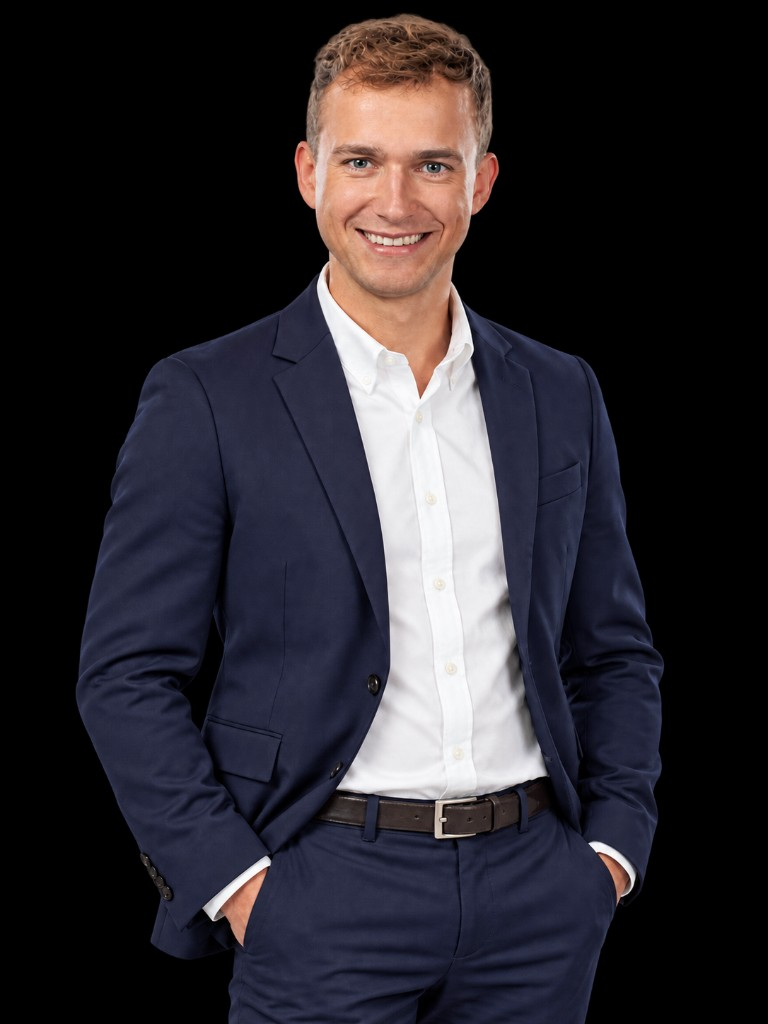
#> input picture assets/oberholz/rotor-src/01.jpg, 768 x 1024 px, found by its file name
$ python prepare_team_rotor.py
#> lines starting #> are read from the running program, lines starting #| are printed output that depends on the picture
"""Cut only pure black studio backdrop. Keep the already-cleaned portraits intact."""

from __future__ import annotations

import os
from collections import deque

from PIL import Image

SRC_DIR = os.path.join(
    r"C:\Users\lsper\OneDrive - Dominik Scherwinsky\Desktop\httpsoberholz-immobilien website",
    "assets",
    "oberholz",
    "rotor-src",
)
OUT_DIR = os.path.join(
    r"C:\Users\lsper\OneDrive - Dominik Scherwinsky\Desktop\httpsoberholz-immobilien website",
    "public",
    "media",
    "oberholz-team",
)

# Attachment order: Oberholz, Penn, Kopp, Röger, Lesch → map to rotor slots.
SOURCES = (
    ("01.jpg", "michael-oberholz"),
    ("05.jpg", "felix-lesch"),
    ("02.jpg", "michael-penn"),
    ("03.jpg", "pascal-kopp"),
    ("04.jpg", "lubka-roeger"),
)


def knock_out(im: Image.Image) -> Image.Image:
    rgba = im.convert("RGBA")
    pixels = rgba.load()
    width, height = rgba.size
    seen = bytearray(width * height)
    queue: deque[tuple[int, int]] = deque()

    def push(x: int, y: int) -> None:
        idx = y * width + x
        if seen[idx]:
            return
        r, g, b, _a = pixels[x, y]
        if max(r, g, b) > 3:
            return
        seen[idx] = 1
        queue.append((x, y))

    for x in range(width):
        push(x, 0)
        push(x, height - 1)
    for y in range(height):
        push(0, y)
        push(width - 1, y)

    while queue:
        x, y = queue.popleft()
        pixels[x, y] = (0, 0, 0, 0)
        for nx, ny in ((x - 1, y), (x + 1, y), (x, y - 1), (x, y + 1)):
            if 0 <= nx < width and 0 <= ny < height:
                push(nx, ny)
    return rgba


def main() -> None:
    os.makedirs(OUT_DIR, exist_ok=True)
    for filename, slug in SOURCES:
        image = Image.open(os.path.join(SRC_DIR, filename))
#> image is the input picture: PIL image 768x1024 RGB; mean R, G, B 42.9, 39.9, 45.6
        cut = knock_out(image)
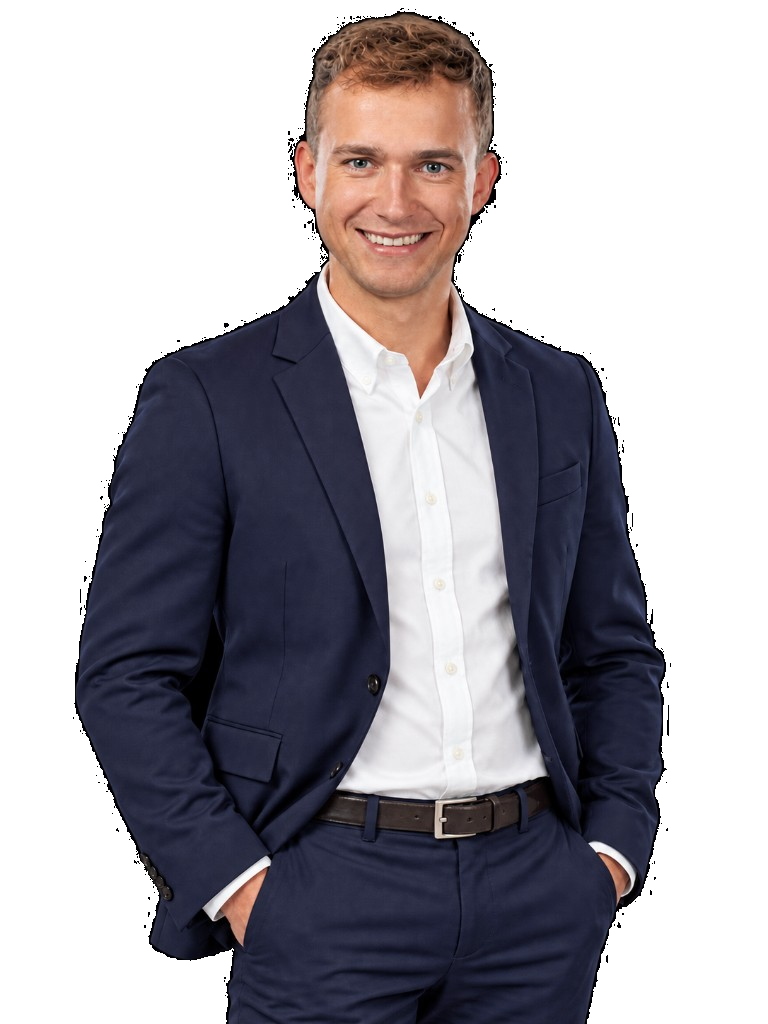
#> cut: PIL image 768x1024 RGBA; mean R, G, B, A 42.9, 39.8, 45.6, 131.3; transparent parts drawn white
        if cut.width != 768:
            target_h = round(cut.height * 768 / cut.width)
            cut = cut.resize((768, target_h), Image.Resampling.LANCZOS)
        out = os.path.join(OUT_DIR, f"{slug}.png")
        cut.save(out, "PNG", optimize=True)
        print(slug, cut.size, os.path.getsize(out))
#| michael-oberholz (768, 1024) 435057
#> pass 2 of the loop in main, `for filename, slug in SOURCES:`:
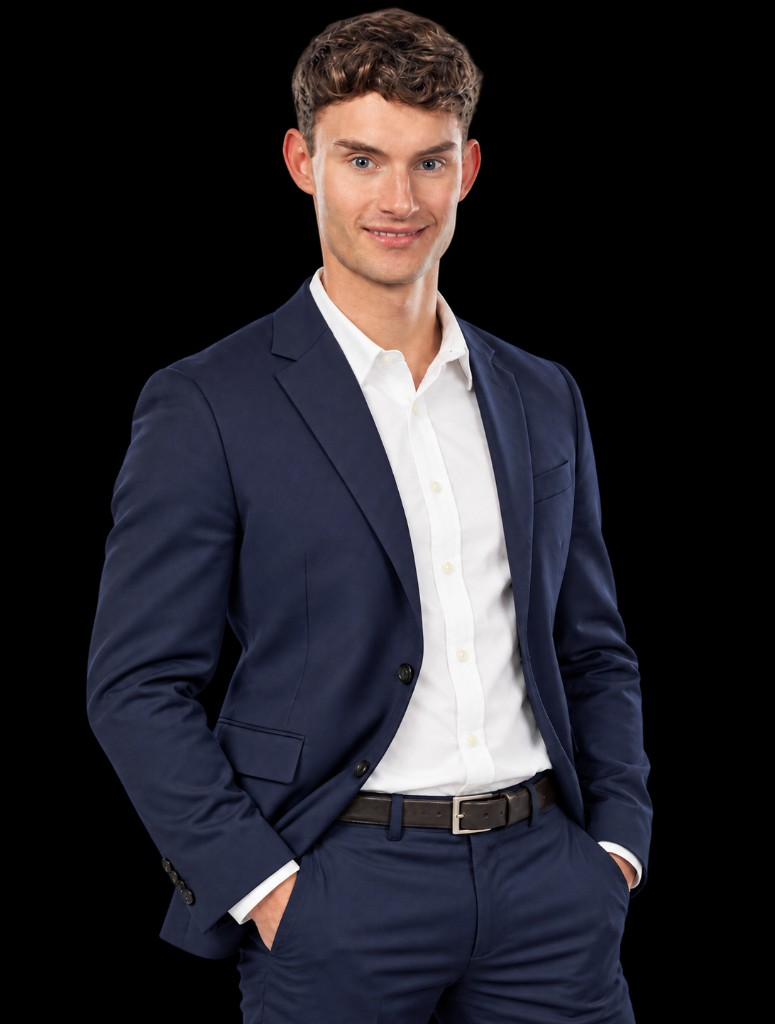
#> input picture assets/oberholz/rotor-src/05.jpg, 775 x 1024 px, found by its file name
#> in main, image is the input picture: PIL image 775x1024 RGB; mean R, G, B 38.6, 36.6, 42.5
#> rgba: PIL image 775x1024 RGBA
#> in main, `cut = knock_out(image)`:
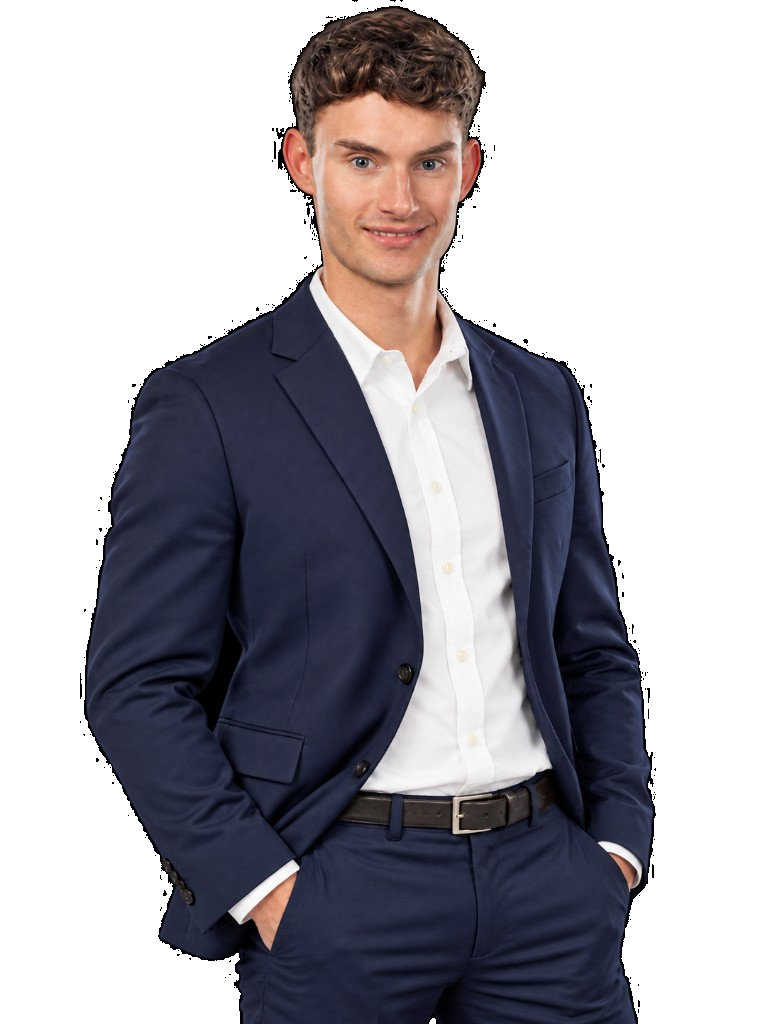
#> cut: PIL image 775x1024 RGBA; mean R, G, B, A 38.6, 36.6, 42.5, 125.2; transparent parts drawn white
#| felix-lesch (768, 1015) 490629
#> pass 3 of the loop in main, `for filename, slug in SOURCES:`:
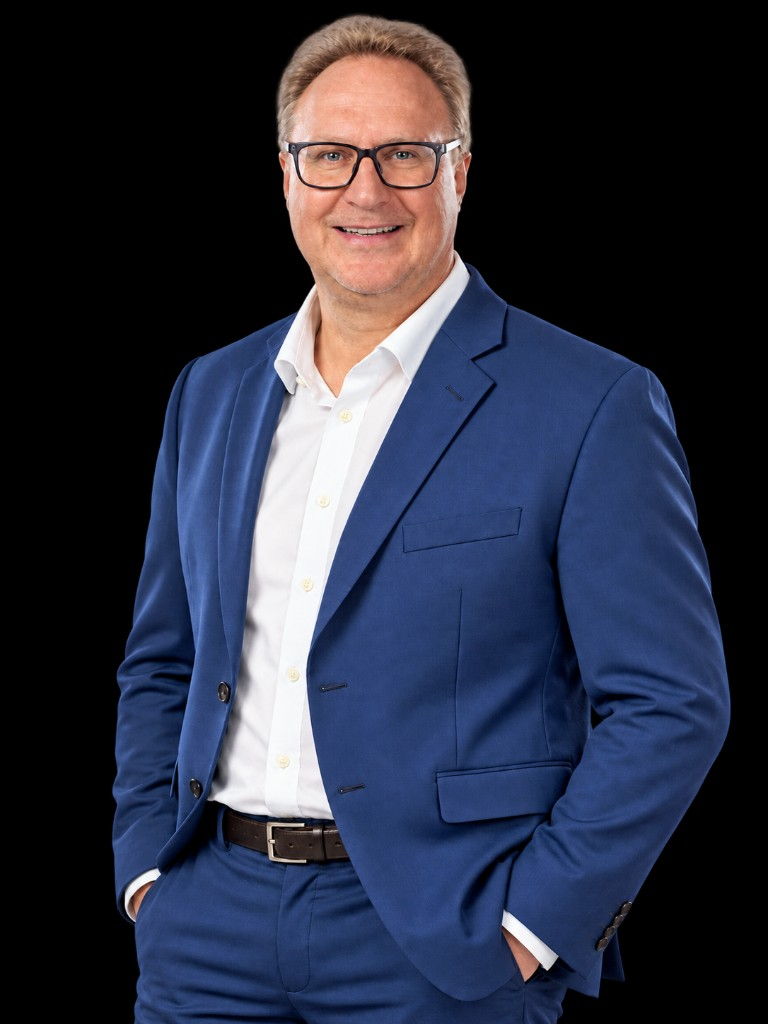
#> input picture assets/oberholz/rotor-src/02.jpg, 768 x 1024 px, found by its file name
#> in main, image is the input picture: PIL image 768x1024 RGB; mean R, G, B 43.3, 47.5, 64.8
#> rgba: PIL image 768x1024 RGBA
#> in main, `cut = knock_out(image)`:
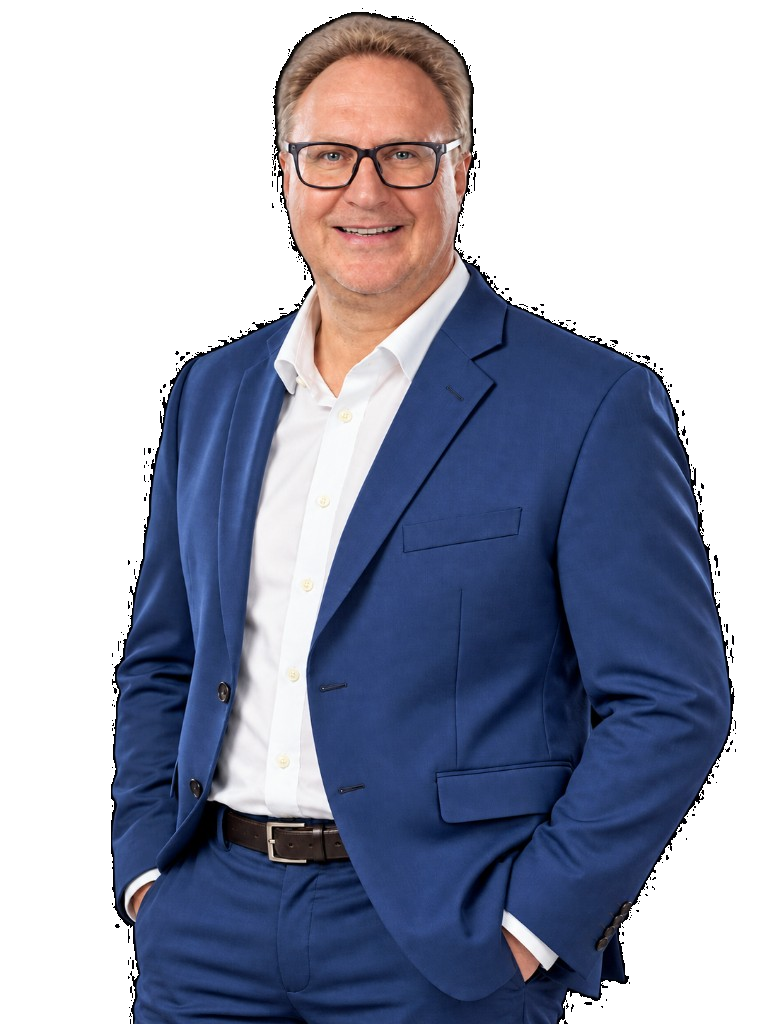
#> cut: PIL image 768x1024 RGBA; mean R, G, B, A 43.3, 47.5, 64.8, 141.2; transparent parts drawn white
#| michael-penn (768, 1024) 569173
#> the loop made 5 passes; the first 3 are shown


if __name__ == "__main__":
    main()
